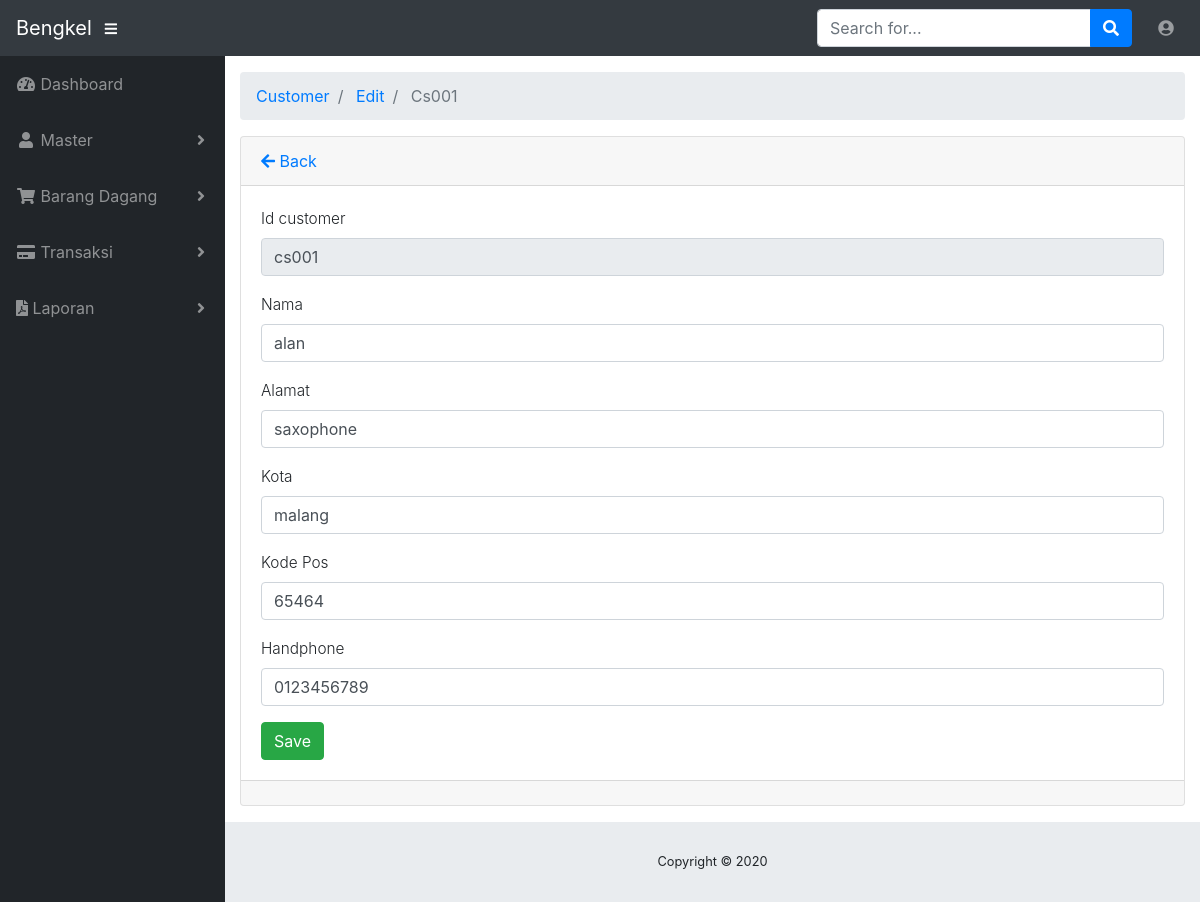
Page /customer/edit/cs001 on the committed database.
### tables this page shows
CREATE TABLE `customer` (
  `id` varchar(10) NOT NULL,
  `nama` varchar(25) NOT NULL,
  `alamat` varchar(255) NOT NULL,
  `kota` varchar(25) NOT NULL,
  `kodepos` varchar(10) DEFAULT NULL,
  `hp` varchar(30) DEFAULT NULL
);

### application/controllers/Customer.php (called while the page is built, shortened)
<?php
class Customer extends CI_Controller
{
    public function __construct()
    {
        $this->load->model("cust_model");
        $this->load->model('m_kat');
        $this->load->library('form_validation');
    }
    public function edit($id = null)
    {
        $customer = $this->cust_model;
        $data["customer"] = $customer->getById($id);
        $this->load->view('templates/header');
        $this->load->view("admin/master/customer/edit", $data);
        $this->load->view('templates/footer');
    }
}

### index.php (called while the page is built, shortened)
<?php
require_once BASEPATH.'core/CodeIgniter.php';

### application/models/Cust_model.php (called while the page is built, shortened)
<?php defined('BASEPATH') OR exit('No direct access allowed');
class Cust_model extends CI_Model
{
	private $_table = "customer";
	public function getById($id)
	{
		return $this->db->get_where($this->_table,["id" => $id])->row();
	}
}
?>

### application/views/admin/master/customer/edit.php (the view, shortened to what this page needs)
<!DOCTYPE html>
<html lang="en">
<head>
</head>
<body id="page-top">
	<div id="wrapper">
		<div id="content-wrapper">
			<div class="container-fluid">
				<div class="card mb-3">
					<div class="card-header">
						<a href="<?php echo site_url('customer') ?>"><i class="fas fa-arrow-left"></i> Back</a>
					</div>
					<div class="card-body">
						<form action="<?php base_url('customer/edit') ?>" method="post" enctype="multipart/form-data" >
							<div class="form-group">
								<label for="id">Id customer</label>
								<input class="form-control <?php echo form_error('id') ? 'is-invalid':'' ?>"
								 type="text" name="id" placeholder="ID customer" value="<?php echo $customer->id ?>" readonly/>
							</div>
							<div class="form-group">
								<label for="nama">Nama</label>
								<input class="form-control <?php echo form_error('nama') ? 'is-invalid':'' ?>"
								 type="text" name="nama" placeholder="customer Name" value="<?php echo $customer->nama ?>"/>
							</div>
							<div class="form-group">
								<label for="alamat">Alamat</label>
								<input class="form-control <?php echo form_error('alamat') ? 'is-invalid':'' ?>"
								 type="text" name="alamat" placeholder="Alamat" value="<?php echo $customer->alamat ?>"/>
							</div>
							<div class="form-group">
								<label for="kota">Kota</label>
								<input class="form-control <?php echo form_error('kota') ? 'is-invalid':'' ?>"
								 type="text" name="kota" placeholder="Kota" value="<?php echo $customer->kota ?>"/>
							</div>
							<div class="form-group">
								<label for="kodepos">Kode Pos</label>
								<input class="form-control <?php echo form_error('kodepos') ? 'is-invalid':'' ?>"
								 type="text" name="kodepos" placeholder="Kode Pos" value="<?php echo $customer->kodepos ?>"/>
							</div>
							<div class="form-group">
								<label for="hp">Handphone</label>
								<input class="form-control <?php echo form_error('hp') ? 'is-invalid':'' ?>"
								 type="text" name="hp" placeholder="Handphone" value="<?php echo $customer->hp ?>"/>
							</div>
							<input class="btn btn-success" type="submit" name="btn" value="Save" />
						</form>
					</div>
					<div class="card-footer small text-muted">
					</div>
				</div>
			</div>
		</div>
</body>
</html>

### assets/css/dolands-ux.css (style rules this page uses)
html,body { background: #FFFFFF; color: #515365; font-family: 'Roboto','Helvetica','Calibri'; overflow-x: hidden; height: 100%; width: 100%; -webkit-transition: all 0.4s ease-in-out; -moz-transition: all 0.4s ease-in-out; -ms-transition: all 0.4s ease-in-out; -o-transition: all 0.4s ease-in-out; transition: all 0.4s ease-in-out; }
* { box-sizing: border-box; margin: 0; padding: 0; }
label { font-size: 0.960rem; }
label,p { font-weight: 300; }
a { color: #008AEF; text-decoration: none; }

### rows in the picture
customer: id "cs001", nama "alan", alamat "saxophone", kota "malang", kodepos "65464", hp "0123456789"

### other values in the picture
$segment "Customer"
$segment "Edit"
$segment "Cs001"
Date('Y') "2020"
